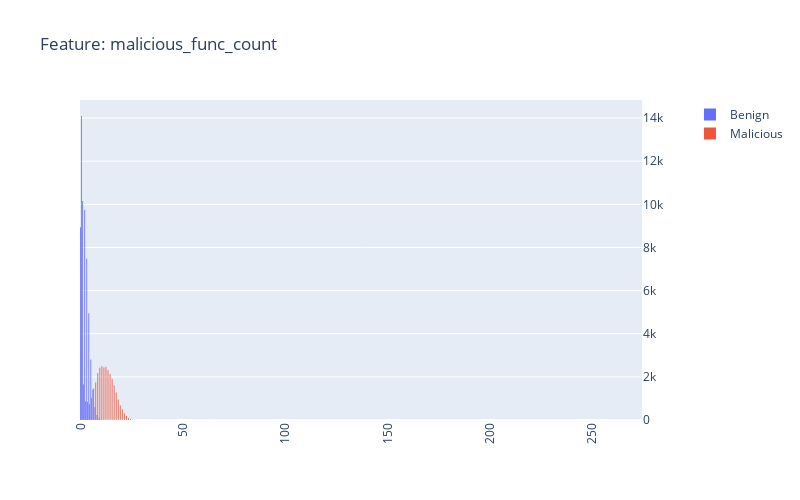

The notebook cell this image was saved under:
### Code cell
feature = 'malicious_func_count'
dataset_to_plot = dataset_20_sample

good_filter = dataset_to_plot[feature][dataset_to_plot['label'] == 'good']#.progress_apply(lambda x: roundup(x))
bad_filter = dataset_to_plot[feature][dataset_to_plot['label'] == 'bad']#.progress_apply(lambda x: roundup(x))


# bad_filter = bad_filter[bad_filter!=bad_filter.max()]

trace1 = go.Histogram(
    x=good_filter,
    name='Benign',
    yaxis='y2'

)

trace2 = go.Histogram(
    x=bad_filter,
    name='Malicious',
    yaxis='y2'
)

fig = make_subplots(specs=[[{"secondary_y": True}]])
fig.add_trace(trace1)
fig.add_trace(trace2,secondary_y=True)

fig['layout'].update(height = 500, width = 800, title = f'Feature: {feature}',xaxis=dict(tickangle=-90))
iplot(fig)

### Figure 1 — Plotly figure (JSON) as saved in the notebook; plotly's stock layout.template omitted (floating-point values rounded to 4 significant figures; data arrays with more than 128 entries replaced by an {"elided": "..."} marker saying what was removed)
{"data": [{"name": "Benign", "type": "histogram", "x": {"elided": "46418 int values"}, "yaxis": "y2"}, {"name": "Malicious", "type": "histogram", "x": {"elided": "46418 int values"}, "xaxis": "x", "yaxis": "y2"}], "layout": {"height": 500, "title": {"text": "Feature: malicious_func_count"}, "width": 800, "xaxis": {"anchor": "y", "domain": [0, 0.94], "tickangle": -90}, "yaxis": {"anchor": "x", "domain": [0, 1]}, "yaxis2": {"anchor": "x", "overlaying": "y", "side": "right"}}}
